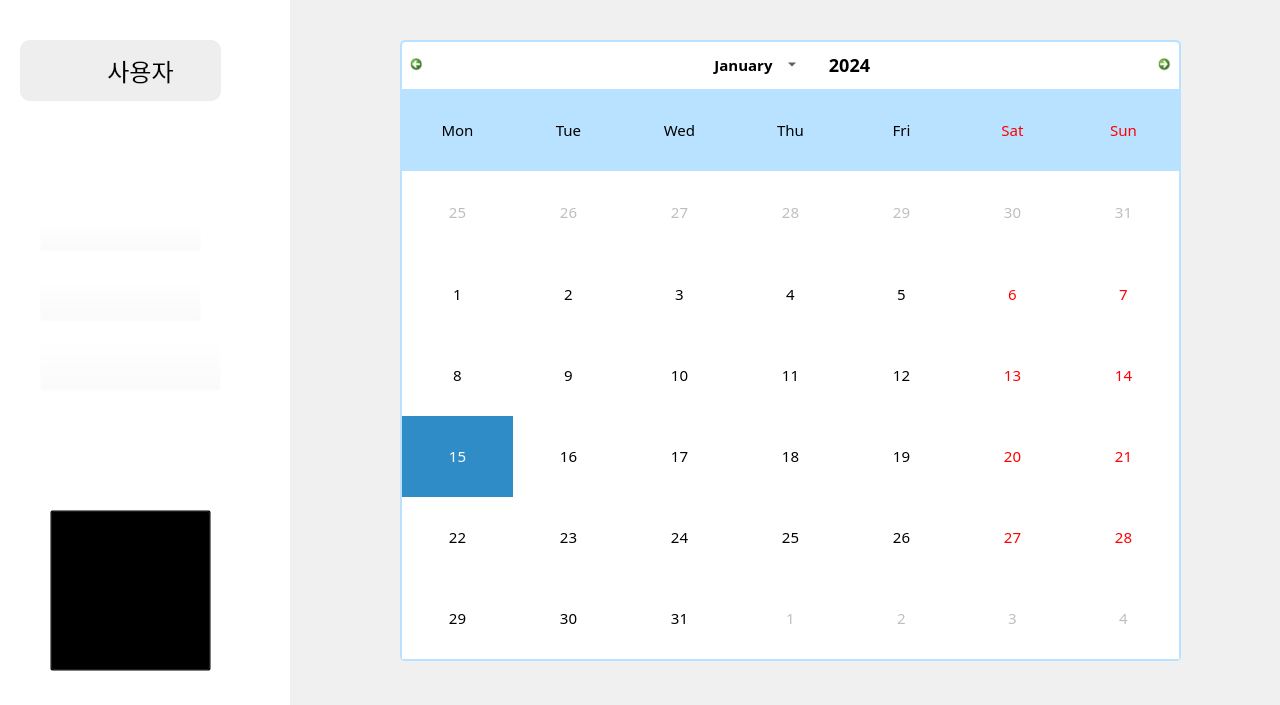
<?xml version="1.0" encoding="UTF-8"?>
<ui version="4.0">
 <class>MainWindow</class>
 <widget class="QMainWindow" name="MainWindow">
  <property name="geometry">
   <rect>
    <x>0</x>
    <y>0</y>
    <width>1280</width>
    <height>705</height>
   </rect>
  </property>
  <property name="font">
   <font>
    <pointsize>11</pointsize>
   </font>
  </property>
  <property name="windowTitle">
   <string>MainWindow</string>
  </property>
  <property name="styleSheet">
   <string notr="true">background-color: rgb(255, 255, 255);</string>
  </property>
  <widget class="QWidget" name="centralwidget">
   <widget class="QCalendarWidget" name="calendarWidget">
    <property name="geometry">
     <rect>
      <x>400</x>
      <y>40</y>
      <width>781</width>
      <height>621</height>
     </rect>
    </property>
    <property name="font">
     <font>
      <family>Noto Sans KR Medium</family>
      <pointsize>11</pointsize>
     </font>
    </property>
    <property name="styleSheet">
     <string notr="true">/* Style for header area ###########################*/

#calendarWidget QWidget{
	alternate-background-color:#B8E2FF;
}

/* Style for top navigation area #####################*/

#qt_calendar_navigationbar{
	background-color:#fff;
	border:2px solid #B8E2FF;
	border-bottom:0px;
	border-top-left-radius: 5px;
	border-top-right-radius: 5px;
}

/* Style for month change button ######################*/
#qt_calendar_prevmonth,
#qt_calendar_nextmonth{
/*border delete*/
border:none;

/*delete default icons*/

qproperty-icon:none;

min-width:13px;
max-width:13px;
min-height:13px;
max-height:13px;

border-radius:5px;

/*set background transparent*/
background-color:transparent;
padding:5px;
}

/*Style for prev month button######################*/
#qt_calendar_prevmonth{
	margin-left:5px;
	
	image: url(:/icon/images/left.ico);
}

/* Style for next month button########################*/

#qt_calendar_nextmonth{
	margin-right:5px;
	image: url(:/icon/images/righticon.ico);
}


#qt_calender_prevmonth:hover,
#qt_calendar_nextmonth:hover{
	background-color:#55aaff;
}

#qt_calender_prevmonth:pressed,
#qt_calendar_nextmonth:pressed{
	background-color:gba(235,235,235,100);
}

/* Style for month and year buttons ###############*/
#qt_calendar_yearbutton{
	color:#000;
	margin:10px;
	border-radius:10px;
	font-size:18px;
	padding:0 10px;
}

#qt_calendar_monthbutton{
	width:110px;
	color:#000;
	font_size:13px;
	margin:5px 0;
	border-radius:5px;
	padding:0px 2;
}

#qt_calendar_yearnutton:hover,
#qt_calendar_monthbutton:hover{
	background-color:#55aaff;
}

#qt_calendar_yearnutton:pressed,
#qt_calendar_monthbutton:pressed{
	background-color:rgba(235,235,235,100);
}

/*Style for year input lineEdit ################*/
#qt_calendar_yearedit{
	min-width:53px;
	color: #000;
	background:transparent;
	front-size:13px;
}

/* Style for year change button ################ */

#qt_calendar_yearedit::down-button{
	image: url(:/icon/images/down.ico);
	subcontrol-position:right;
}
#qt_calendar_yearedit::up-button{
	image: url(:/icon/images/up.ico);
	subcontrol-position:left;
}

#qt_calendar_yearedit::down-button,
#qt_calendar_yearedit::up-button{
	width:10px;
	padding:0px 1px;
	border-radius:3px;
}

#qt_calendar_yearedit::down-button:hover,
#qt_calendar_yearedit::up-button:hover{
	background-color:#55aaff;
}

/*Style for month select menu ###################*/

#calendarWidget QToolButton QMenu{
	background-color:#fff;
}

#calendarWidget QToolButton QMenu::item{
	/*padding: 5px;*/
}

#calendarWidget QToolButton QMenu::item:selected:enabled{
	background-color:#55aaff;
}

#calendarWidget QToolButton::menu-indicator{
	/*remove the toolButton arrow*/
	/*image none;*/
	nosubcontrol-origin:margin;
	subcontrol-position:right center;
	margin-top:10px;
	width: 20px;
}

/*Style for calendar table #################*/
#qt_calendar_calendarview{
	/*remove the selected dash box*/

	border:2px solid #B8E2FF;
	border-top:0px;
	border-bottom-left-radius:5px;
	border-bottom-right-radius:5px;
}



</string>
    </property>
    <property name="verticalHeaderFormat">
     <enum>QCalendarWidget::NoVerticalHeader</enum>
    </property>
   </widget>
   <widget class="QLabel" name="fix_label_gray">
    <property name="geometry">
     <rect>
      <x>290</x>
      <y>0</y>
      <width>1280</width>
      <height>720</height>
     </rect>
    </property>
    <property name="styleSheet">
     <string notr="true">background-color:rgb(240,240,240);</string>
    </property>
    <property name="text">
     <string/>
    </property>
    <property name="scaledContents">
     <bool>false</bool>
    </property>
   </widget>
   <widget class="QPushButton" name="home_button">
    <property name="geometry">
     <rect>
      <x>40</x>
      <y>220</y>
      <width>161</width>
      <height>31</height>
     </rect>
    </property>
    <property name="styleSheet">
     <string notr="true">background-color: rgba(255, 255, 255, 0);</string>
    </property>
    <property name="text">
     <string/>
    </property>
    <property name="icon">
     <iconset>
      <normaloff>images/home.png</normaloff>images/home.png</iconset>
    </property>
    <property name="iconSize">
     <size>
      <width>190</width>
      <height>50</height>
     </size>
    </property>
   </widget>
   <widget class="QPushButton" name="result_button_2">
    <property name="geometry">
     <rect>
      <x>40</x>
      <y>340</y>
      <width>181</width>
      <height>51</height>
     </rect>
    </property>
    <property name="styleSheet">
     <string notr="true">background-color: rgba(255, 255, 255, 0);</string>
    </property>
    <property name="text">
     <string/>
    </property>
    <property name="icon">
     <iconset>
      <normaloff>images/doctor.png</normaloff>images/doctor.png</iconset>
    </property>
    <property name="iconSize">
     <size>
      <width>190</width>
      <height>50</height>
     </size>
    </property>
   </widget>
   <widget class="QLabel" name="label_2">
    <property name="geometry">
     <rect>
      <x>20</x>
      <y>40</y>
      <width>201</width>
      <height>61</height>
     </rect>
    </property>
    <property name="styleSheet">
     <string notr="true">border-radius:10px;
background-color: rgba(157, 157, 157, 45)</string>
    </property>
    <property name="text">
     <string/>
    </property>
   </widget>
   <widget class="QLabel" name="user_image_label">
    <property name="geometry">
     <rect>
      <x>40</x>
      <y>50</y>
      <width>41</width>
      <height>41</height>
     </rect>
    </property>
    <property name="styleSheet">
     <string notr="true">background-color: rgba(255, 255, 255, 0);</string>
    </property>
    <property name="text">
     <string/>
    </property>
    <property name="pixmap">
     <pixmap>images/user (1).png</pixmap>
    </property>
    <property name="scaledContents">
     <bool>true</bool>
    </property>
   </widget>
   <widget class="QPushButton" name="result_button">
    <property name="geometry">
     <rect>
      <x>40</x>
      <y>280</y>
      <width>161</width>
      <height>41</height>
     </rect>
    </property>
    <property name="styleSheet">
     <string notr="true">background-color: rgba(255, 255, 255, 0);</string>
    </property>
    <property name="text">
     <string/>
    </property>
    <property name="icon">
     <iconset>
      <normaloff>images/trainresult.png</normaloff>images/trainresult.png</iconset>
    </property>
    <property name="iconSize">
     <size>
      <width>190</width>
      <height>50</height>
     </size>
    </property>
   </widget>
   <widget class="QLabel" name="label">
    <property name="geometry">
     <rect>
      <x>-30</x>
      <y>0</y>
      <width>1201</width>
      <height>720</height>
     </rect>
    </property>
    <property name="text">
     <string/>
    </property>
    <property name="pixmap">
     <pixmap>images/background (2).png</pixmap>
    </property>
    <property name="scaledContents">
     <bool>true</bool>
    </property>
   </widget>
   <widget class="QLabel" name="user_label">
    <property name="geometry">
     <rect>
      <x>100</x>
      <y>55</y>
      <width>81</width>
      <height>31</height>
     </rect>
    </property>
    <property name="font">
     <font>
      <family>Noto Sans KR Medium</family>
      <pointsize>18</pointsize>
      <weight>50</weight>
      <bold>false</bold>
     </font>
    </property>
    <property name="styleSheet">
     <string notr="true">background-color: rgba(255, 255, 255, 0);</string>
    </property>
    <property name="text">
     <string>사용자</string>
    </property>
    <property name="alignment">
     <set>Qt::AlignCenter</set>
    </property>
   </widget>
   <widget class="QPushButton" name="start_button_2">
    <property name="geometry">
     <rect>
      <x>50</x>
      <y>510</y>
      <width>161</width>
      <height>161</height>
     </rect>
    </property>
    <property name="styleSheet">
     <string notr="true">background-color:rgba(0, 0, 0, 0);</string>
    </property>
    <property name="text">
     <string/>
    </property>
    <property name="icon">
     <iconset>
      <normaloff>images/icon_btn_start_basic.png</normaloff>images/icon_btn_start_basic.png</iconset>
    </property>
    <property name="iconSize">
     <size>
      <width>150</width>
      <height>150</height>
     </size>
    </property>
   </widget>
   <zorder>label</zorder>
   <zorder>fix_label_gray</zorder>
   <zorder>label_2</zorder>
   <zorder>calendarWidget</zorder>
   <zorder>home_button</zorder>
   <zorder>result_button_2</zorder>
   <zorder>user_image_label</zorder>
   <zorder>result_button</zorder>
   <zorder>user_label</zorder>
   <zorder>start_button_2</zorder>
  </widget>
 </widget>
 <resources>
  <include location="gg.qrc"/>
 </resources>
 <connections/>
</ui>
